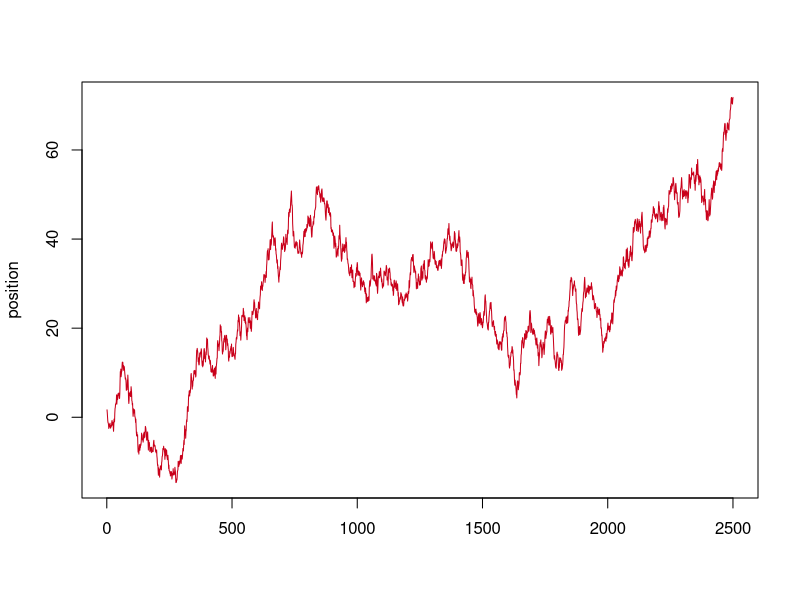
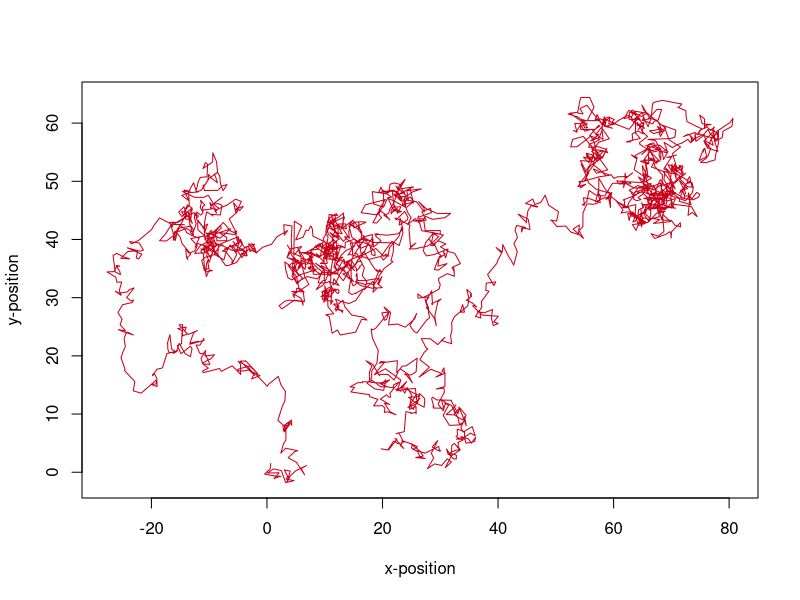

Write R code to recreate these figures, in order.
######################################################
#
# Brownian Motion Simulation
#
# Date:   2014-09-24
# Author: Hessel Tuinhof
# 
# Simulate a Brownian Motion.
#
# Reference:
# - https://www.stat.berkeley.edu/~aldous/Research/Ugrad/ZY1.pdf
# - http://lben.epfl.ch/files/content/sites/lben/files/users/179705/Simulating%20Brownian%20Motion.pdf
#
######################################################

# define colors
rouge = rgb(0.79, 0.0, 0.1)

# configure parameters
n <- 2500

# set seed
set.seed(31415926)

#run simulation
par(mfrow=c(1,1))
plot(cumsum(rnorm(n, 0, 1)), type = 'l', col = rouge, xlab = '', ylab = 'position')
plot(cumsum(rnorm(n, 0, 1)), cumsum(rnorm(n, 0, 1)), type = 'l', col = rouge, xlab = 'x-position', ylab = 'y-position')
